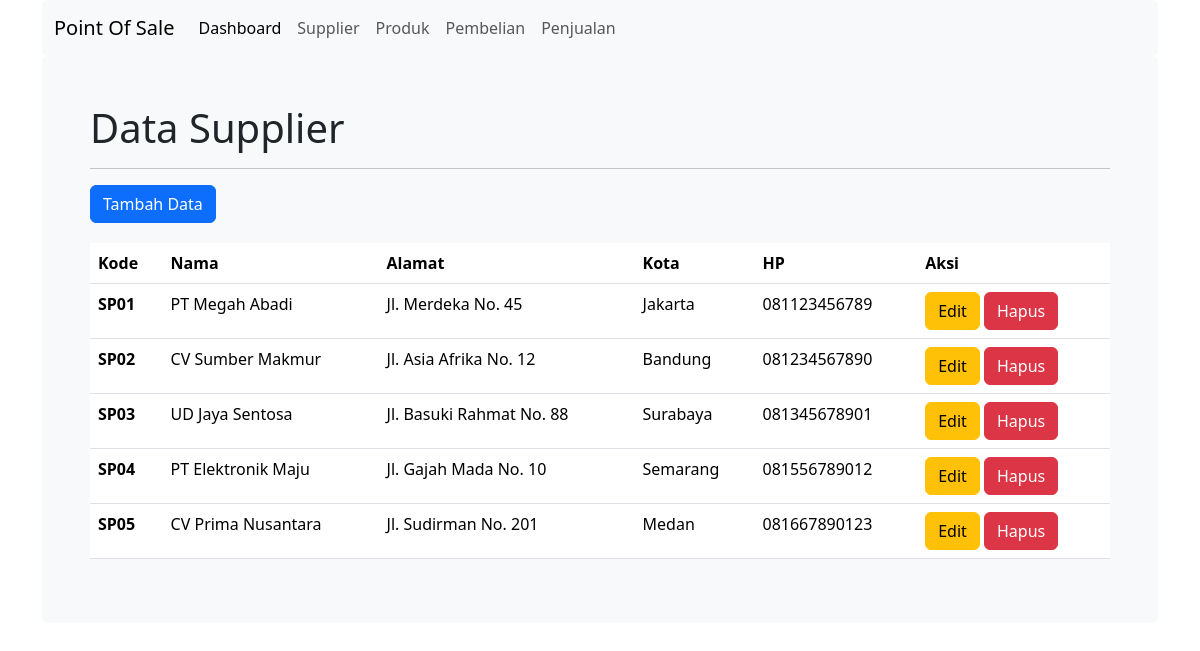
Page /index.php?menu=supplier on the committed database.
### tables this page shows
CREATE TABLE `supplier` (
  `id` varchar(6) NOT NULL,
  `nama` varchar(60) NOT NULL,
  `alamat` varchar(150) NOT NULL,
  `kota` varchar(50) NOT NULL,
  `hp` varchar(30) NOT NULL
);

### pages/supplier/index.php (the view, shortened to what this page needs)
<div>
    <div class="bg-body-tertiary p-5 rounded">
        <div class="col-sm-12 mx-auto">
            <h1>Data Supplier</h1>
            <hr>
            <button type="button" class="btn btn-primary" onclick="add()">
                Tambah Data
            </button>
            <table class="table" style="margin-top: 20px;">
                <thead>
                    <tr>
                        <th scope="col">Kode</th>
                        <th scope="col">Nama</th>
                        <th scope="col">Alamat</th>
                        <th scope="col">Kota</th>
                        <th scope="col">HP</th>
                        <th scope="col">Aksi</th>
                    </tr>
                </thead>
                <tbody>
                    <?php
                    $query = mysqli_query($conn, "select * from supplier");
                    while ($row = mysqli_fetch_assoc($query)) {
                    ?>
                        <tr>
                            <th><?php echo $row['id'] ?></th>
                            <td><?php echo $row['nama'] ?></td>
                            <td><?php echo $row['alamat'] ?></td>
                            <td><?php echo $row['kota'] ?></td>
                            <td><?php echo $row['hp'] ?></td>
                            <td>
                                <button type="button" class="btn btn-warning" onclick="edit()">
                                    Edit
                                </button>
                                <button type="button" class="btn btn-danger">
                                    Hapus
                                </button>
                            </td>
                        </tr>
                    <?php
                    }
                    ?>
                </tbody>
            </table>
        </div>
    </div>
</div>

### rows in the picture
supplier: id "SP01", nama "PT Megah Abadi", alamat "Jl. Merdeka No. 45", kota "Jakarta", hp "081123456789"
supplier: id "SP02", nama "CV Sumber Makmur", alamat "Jl. Asia Afrika No. 12", kota "Bandung", hp "081234567890"
supplier: id "SP03", nama "UD Jaya Sentosa", alamat "Jl. Basuki Rahmat No. 88", kota "Surabaya", hp "081345678901"
supplier: id "SP04", nama "PT Elektronik Maju", alamat "Jl. Gajah Mada No. 10", kota "Semarang", hp "081556789012"
supplier: id "SP05", nama "CV Prima Nusantara", alamat "Jl. Sudirman No. 201", kota "Medan", hp "081667890123"
